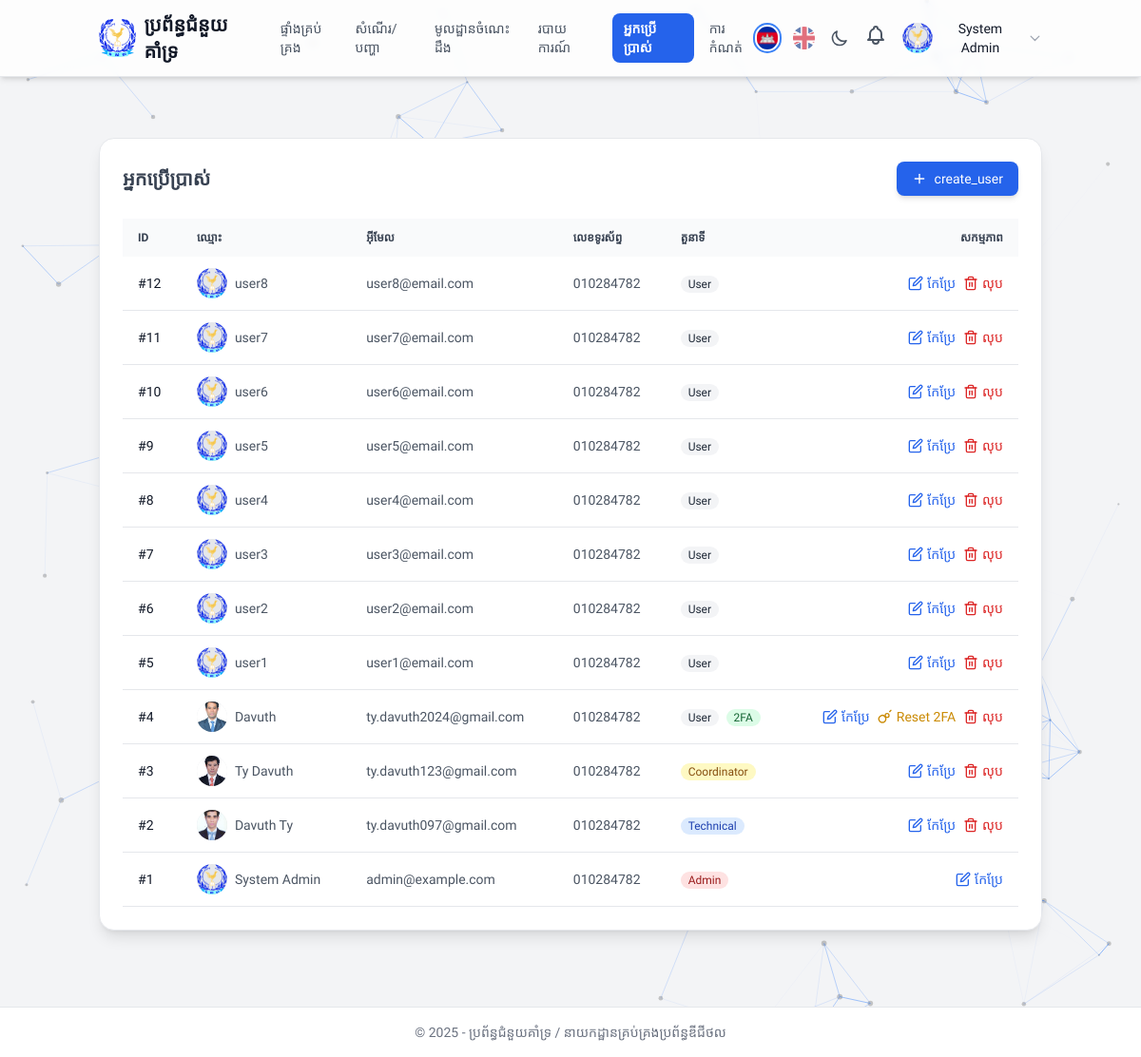
Page /public/admin/users.php (signed in) on the committed database.
### tables this page shows
CREATE TABLE IF NOT EXISTS `users` (
  `id` int NOT NULL AUTO_INCREMENT,
  `name` varchar(100) NOT NULL,
  `email` varchar(150) NOT NULL,
  `phone` varchar(30) DEFAULT NULL,
  `avatar` varchar(255) DEFAULT NULL,
  `role` enum('user','technical','coordinator','admin') NOT NULL DEFAULT 'user',
  `password_hash` varchar(255) NOT NULL,
  `google2fa_secret` text,
  `two_fa_enabled` tinyint(1) NOT NULL DEFAULT '0',
  `reset_token` varchar(64) DEFAULT NULL,
  `reset_expires` datetime DEFAULT NULL,
  `created_at` datetime NOT NULL DEFAULT CURRENT_TIMESTAMP,
  PRIMARY KEY (`id`),
  UNIQUE KEY `email` (`email`),
  KEY `idx_reset_token` (`reset_token`)
);

### includes/functions.php (called while the page is built, shortened)
<?php
$config = require __DIR__ . '/../config.php';
function current_lang(){
  if(!empty($_SESSION['lang'])) return $_SESSION['lang'];
  return $_SESSION['lang'];
}
function __t($k, $params = []){
    static $T=null;
    $lang=current_lang();
    if($T===null||($T['_lang']??null)!==$lang){
        $p=__DIR__."/i18n/{$lang}.php";
        $T=require $p;
        $T['_lang']=$lang;
    }
    $text = $T[$k]??$k;
    if (!empty($params) && is_array($params)) {
        foreach ($params as $key => $value) {
            $text = str_replace('%' . $key . '%', $value, $text);
        }
    }
    return $text;
}
function e($s){ return htmlspecialchars($s??'',ENT_QUOTES,'UTF-8'); }
function base_url($p=''){ global $config; $b=rtrim($config['app']['base_url'],'/'); return $b.($p?'/'.ltrim($p,'/'):''); }
function current_user(){ return $_SESSION['user']??null; }
?>

### config.php (called while the page is built, shortened)
<?php
return [
  'app' => [
    'name_en' => 'Support System',
    'name_km' => 'ប្រព័ន្ធជំនួយគាំទ្រ',
    'default_lang' => 'km',
    'base_url' => 'http://localhost/support-system/public'
  ],
  'db' => [
    'host' => '127.0.0.1',
    'name' => 'support-system',
    'user' => 'root',
    'pass' => ''
  ]
];

### public/admin/users.php (the view, shortened to what this page needs)
<?php
require_once __DIR__ . '/../../includes/functions.php';
require_once __DIR__ . '/../../includes/auth.php';
$users=$pdo->query("SELECT id,name,email,phone,role,avatar,created_at,two_fa_enabled FROM users ORDER BY created_at DESC")->fetchAll(PDO::FETCH_ASSOC);
$lang = current_lang();
$appName = $lang === 'km' ? $config['app']['name_km'] : $config['app']['name_en'];
$currentUser = current_user();
$defaultAvatar = base_url('assets/img/logo.png');
?>
<!DOCTYPE html>
<html lang="<?= e($lang) ?>">
<head>
    <script src="https://cdn.tailwindcss.com"></script>
</head>
<body class="bg-gray-100 text-gray-800 dark:bg-slate-900 dark:text-gray-300 transition-colors duration-300">
    <div class="flex flex-col min-h-screen">
        <header class="sticky top-0 z-50 bg-white/80 dark:bg-slate-800/80 backdrop-blur-sm shadow-md dark:shadow-lg border-b border-gray-200 dark:border-transparent">
             <nav class="container mx-auto px-4 py-3 flex justify-between items-center">
                 <div class="flex items-center gap-6">
                    <a href="<?= base_url('dashboard.php') ?>" class="flex items-center gap-2">
                        <img src="<?= base_url('assets/img/logo_128x128.png') ?>" alt="Logo" class="w-10 h-10">
                        <span class="text-xl font-bold text-gray-900 dark:text-white hidden sm:block"><?= e($appName) ?></span>
                    </a>
                    <div class="hidden md:flex items-center gap-4">
                        <a href="<?= base_url('dashboard.php') ?>" class="text-gray-600 hover:text-black dark:text-gray-300 dark:hover:text-white transition-colors duration-200 text-sm"><?= __t('dashboard') ?></a>
                        <a href="<?= base_url('tickets.php') ?>" class="text-gray-600 hover:text-black dark:text-gray-300 dark:hover:text-white transition-colors duration-200 text-sm"><?= __t('tickets') ?></a>
                        <a href="<?= base_url('kb.php') ?>" class="text-gray-600 hover:text-black dark:text-gray-300 dark:hover:text-white transition-colors duration-200 text-sm"><?= __t('knowledge_base') ?></a>
                        <a href="<?= base_url('reports.php') ?>" class="text-gray-600 hover:text-black dark:text-gray-300 dark:hover:text-white transition-colors duration-200 text-sm"><?= __t('reports') ?></a>
                        <?php if ($currentUser['role'] === 'admin'): ?>
                        <a href="<?= base_url('admin/users.php') ?>" class="text-white font-semibold bg-blue-600 px-3 py-1.5 rounded-lg text-sm"><?= __t('users') ?></a>
                        <a href="<?= base_url('admin/settings.php') ?>" class="text-gray-600 hover:text-black dark:text-gray-300 dark:hover:text-white transition-colors duration-200 text-sm"><?= __t('settings') ?></a>
                        <?php endif; ?>
                    </div>
                </div>
                <div class="flex items-center gap-4">
                    <a href="?setlang=km" title="ភាសាខ្មែរ" class="rounded-full transition-all duration-300 <?= $lang === 'km' ? 'ring-2 ring-blue-500 ring-offset-2 ring-offset-white dark:ring-offset-slate-800' : 'opacity-60 hover:opacity-100' ?>">
                        <img src="<?= base_url('assets/img/flag-km.png') ?>" alt="ភាសាខ្មែរ" class="w-6 h-6 rounded-full object-cover">
                    </a>
                    <a href="?setlang=en" title="English" class="rounded-full transition-all duration-300 <?= $lang === 'en' ? 'ring-2 ring-blue-500 ring-offset-2 ring-offset-white dark:ring-offset-slate-800' : 'opacity-60 hover:opacity-100' ?>">
                        <img src="<?= base_url('assets/img/flag-en.png') ?>" alt="English" class="w-6 h-6 rounded-full object-cover">
                    </a>
                    <button id="theme-toggle" class="text-gray-600 hover:text-black dark:text-gray-300 dark:hover:text-white">
                        <svg id="theme-icon-moon" class="w-5 h-5 hidden" fill="none" stroke="currentColor" viewBox="0 0 24 24"><path stroke-linecap="round" stroke-linejoin="round" stroke-width="2" d="M20.354 15.354A9 9 0 018.646 3.646 9.003 9.003 0 0012 21a9.003 9.003 0 008.354-5.646z"></path></svg>
                    </button>
                    <div class="relative" id="notification-dropdown-menu">
                        <button onclick="toggleDropdown('notification-dropdown'); markNotificationsAsRead();" class="relative text-gray-600 hover:text-black dark:text-gray-300 dark:hover:text-white">
                        </button>
                    </div>
                    <div class="relative" id="profile-dropdown-menu">
                        <button onclick="toggleDropdown('profile-dropdown')" class="flex items-center gap-2 text-gray-900 dark:text-white text-sm">
                            <img src="<?= e($currentUser['avatar'] ? base_url($currentUser['avatar']) : $defaultAvatar) ?>?t=<?= time() ?>" alt="Profile" class="w-8 h-8 rounded-full object-cover bg-gray-200 dark:bg-slate-700">
                            <span class="hidden md:inline"><?= e($currentUser['name']) ?></span>
                            <svg class="w-4 h-4 text-gray-400 hidden md:inline" fill="none" stroke="currentColor" viewBox="0 0 24 24"><path stroke-linecap="round" stroke-linejoin="round" stroke-width="2" d="M19 9l-7 7-7-7"></path></svg>
                        </button>
                    </div>
                </div>
            </nav>
        </header>
        <main class="flex-grow container mx-auto px-4 py-8 mt-8">
            <div class="bg-white dark:bg-slate-800/80 backdrop-blur-sm p-6 rounded-2xl shadow-lg border border-gray-200 dark:border-slate-700/50">
                <div class="flex flex-col sm:flex-row justify-between items-center mb-6 gap-4">
                    <h5 class="text-xl font-semibold text-gray-700 dark:text-gray-200"><?= __t('users') ?></h5>
                    <button onclick="openUserModal()" class="w-full sm:w-auto flex items-center justify-center gap-2 px-4 py-2 text-sm font-medium text-white bg-blue-600 rounded-lg shadow-md hover:bg-blue-700 focus:outline-none focus:ring-2 focus:ring-blue-500 focus:ring-offset-2 dark:focus:ring-offset-slate-800">
                        <svg xmlns="http://www.w3.org/2000/svg" width="16" height="16" viewBox="0 0 24 24" fill="none" stroke="currentColor" stroke-width="2" stroke-linecap="round" stroke-linejoin="round"><line x1="12" y1="5" x2="12" y2="19"></line><line x1="5" y1="12" x2="19" y2="12"></line></svg>
                        <?= __t('create_user') ?>
                    </button>
                </div>
                <div class="overflow-x-auto table-responsive">
                    <table class="w-full text-sm text-left text-gray-600 dark:text-gray-400">
                        <thead class="text-xs text-gray-700 uppercase bg-gray-50 dark:bg-slate-700 dark:text-gray-300">
                            <tr>
                                <th scope="col" class="px-4 py-3">ID</th>
                                <th scope="col" class="px-4 py-3"><?= __t('name') ?></th>
                                <th scope="col" class="px-4 py-3"><?= __t('email') ?></th>
                                <th scope="col" class="px-4 py-3"><?= __t('phone') ?></th>
                                <th scope="col" class="px-4 py-3"><?= __t('role') ?></th>
                                <th scope="col" class="px-4 py-3 text-right"><?= __t('actions') ?></th>
                            </tr>
                        </thead>
                        <tbody>
                            <?php foreach($users as $u_row):  ?>
                            <tr class="bg-white dark:bg-slate-800 border-b dark:border-slate-700 hover:bg-gray-50 dark:hover:bg-slate-700">
                                <td data-label="ID" class="px-4 py-3 font-medium text-gray-900 dark:text-white">#<?= (int)$u_row['id'] ?></td>
                                <td data-label="<?= __t('name') ?>" class="px-4 py-3 flex items-center gap-2">
                                     <img class="w-8 h-8 rounded-full object-cover bg-gray-200 dark:bg-slate-700" src="<?= e($u_row['avatar'] ? base_url($u_row['avatar']) : $defaultAvatar) ?>?t=<?= time() ?>" alt="">
                                     <span class="font-medium"><?= e($u_row['name']) ?></span>
                                </td>
                                <td data-label="<?= __t('email') ?>" class="px-4 py-3"><?= e($u_row['email']) ?></td>
                                <td data-label="<?= __t('phone') ?>" class="px-4 py-3"><?= e($u_row['phone'] ?: '-') ?></td>
                                <td data-label="<?= __t('role') ?>" class="px-4 py-3">
                                    <?php
                                    $roleClass = match($u_row['role']) {
                                        'admin' => 'bg-red-100 text-red-800 dark:bg-red-900 dark:text-red-300',
                                        'coordinator' => 'bg-yellow-100 text-yellow-800 dark:bg-yellow-900 dark:text-yellow-300',
                                        'technical' => 'bg-blue-100 text-blue-800 dark:bg-blue-900 dark:text-blue-300',
                                        default => 'bg-gray-100 text-gray-800 dark:bg-gray-700 dark:text-gray-300'
                                    };
                                    ?>
                                    <span class="px-2 py-0.5 text-xs font-medium rounded-full <?= $roleClass ?>"><?= e(ucfirst($u_row['role'])) ?></span>
                                    <?php
                                    if ($u_row['two_fa_enabled']): ?>
                                        <span class="ml-1 px-2 py-0.5 text-xs font-medium rounded-full bg-green-100 text-green-800 dark:bg-green-900 dark:text-green-300">
                                            2FA
                                        </span>
                                    <?php endif; ?>
                                </td>
                                <td data-label="<?= __t('actions') ?>" class="px-4 py-3 text-right">
                                    <div class="flex items-center justify-end gap-2">
                                        <button class="flex items-center gap-1 text-blue-600 dark:text-blue-400 hover:underline"
                                                onclick='openUserModal(<?= json_encode($u_row, JSON_HEX_TAG|JSON_HEX_APOS|JSON_HEX_QUOT|JSON_HEX_AMP) ?>)'
                                                title="<?= __t('edit') ?>">
                                            <span class="hidden sm:inline"><?= __t('edit') ?></span>
                                        </button>
                                        <?php
                                        if($u_row['two_fa_enabled']): ?>
                                        <form method="post" class="inline-block reset-2fa-form">
                                            <button type="button" class="flex items-center gap-1 text-yellow-600 dark:text-yellow-400 hover:underline reset-2fa-button"
                                                    title="<?= __t('Reset 2FA')  ?>"
                                                    data-confirm-message="<?= e(__t('confirm_reset_2fa', ['name' => $u_row['name']]))  ?>">
                                                <span class="hidden sm:inline"><?= __t('Reset 2FA') ?></span>
                                            </button>
                                        </form>
                                        <?php endif; ?>
                                        <?php
                                        if($u_row['id'] !== 1 && $u_row['id'] !== $currentUser['id']): ?>
                                        <form method="post" class="inline-block delete-user-form">
                                            <button type="button" class="flex items-center gap-1 text-red-600 dark:text-red-400 hover:underline delete-button"
                                                    title="<?= __t('delete') ?>"
                                                    data-confirm-message="<?= e(__t('confirm_delete_user', ['name' => $u_row['name']]))  ?>">
                                                 <span class="hidden sm:inline"><?= __t('delete') ?></span>
                                            </button>
                                        </form>
                                        <?php endif; ?>
                                    </div>
                                </td>
                            </tr>
                            <?php endforeach; ?>
                        </tbody>
                    </table>
                </div>
            </div>
        </main>
        <footer class="bg-white dark:bg-slate-800/80 mt-12 py-4 border-t border-gray-200 dark:border-transparent">
             <div class="container mx-auto px-4 text-center text-gray-500 dark:text-gray-400 text-sm">
                 © <?= date('Y') ?> - <?= e($appName) ?> / <?= e(__t('Digital System Management Department')) ?>
             </div>
         </footer>
    </div>
</body>
</html>

### public/admin/users.php (style rules this page uses)
body { font-family: 'Kantumruy Pro', sans-serif; }

### rows in the picture
users: avatar (picture), name "System Admin", id "1", email "admin@example.com", phone "010284782", role "Admin"
users: id "12", name "user8", email "user8@email.com", phone "010284782", role "User"
users: id "11", name "user7", email "user7@email.com", phone "010284782", role "User"
users: id "10", name "user6", email "user6@email.com", phone "010284782", role "User"
users: id "9", name "user5", email "user5@email.com", phone "010284782", role "User"
users: id "8", name "user4", email "user4@email.com", phone "010284782", role "User"
users: id "7", name "user3", email "user3@email.com", phone "010284782", role "User"
users: id "6", name "user2", email "user2@email.com", phone "010284782", role "User"
users: id "5", name "user1", email "user1@email.com", phone "010284782", role "User"
users: id "4", avatar (picture), name "Davuth", email "ty.davuth2024@gmail.com", phone "010284782", role "User", two_fa_enabled "2FA"
users: id "3", avatar (picture), name "Ty Davuth", email "ty.davuth123@gmail.com", phone "010284782", role "Coordinator"
users: id "2", avatar (picture), name "Davuth Ty", email "ty.davuth097@gmail.com", phone "010284782", role "Technical"

### other values in the picture
$appName "ប្រព័ន្ធជំនួយគាំទ្រ"
__t('dashboard') "ផ្ទាំងគ្រប់គ្រង"
__t('tickets') "សំណើរ/បញ្ហា"
__t('knowledge_base') "មូលដ្ឋានចំណេះដឹង"
__t('reports') "របាយការណ៍"
__t('users') "អ្នកប្រើប្រាស់"
__t('settings') "ការកំណត់"
__t('create_user') "create_user"
__t('name') "ឈ្មោះ"
__t('email') "អ៊ីមែល"
__t('phone') "លេខទូរស័ព្ទ"
__t('role') "តួនាទី"
__t('actions') "សកម្មភាព"
__t('Digital System Management Department') "នាយកដ្ឋានគ្រប់គ្រងប្រព័ន្ធឌីជីថល"
